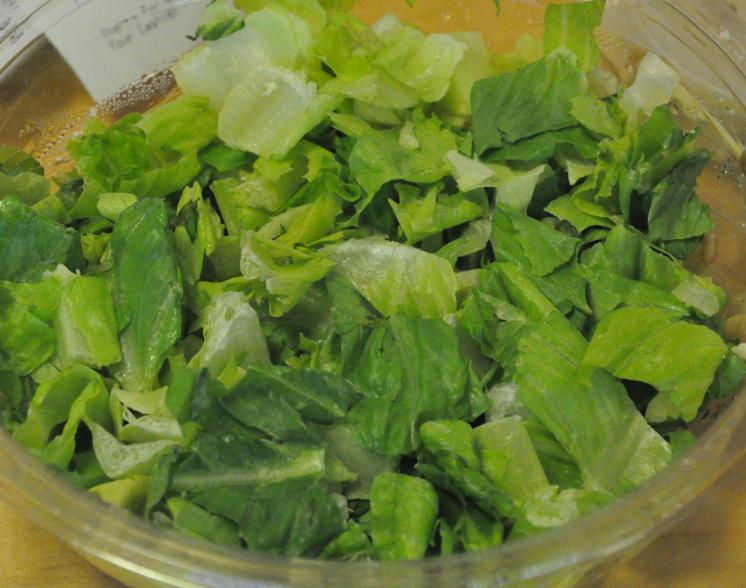
#> input picture datasets/ExampleFoodImageDataset/caesar_salad/crop_caesar1.jpg, 746 x 588 px; its folder holds only this picture in this run
$ jupyter execute --allow-errors assignment_5_part_a_final.ipynb
#> lines starting #> are read from the running program, lines starting #| are printed output that depends on the picture
# To get access to the dataset:
- Clone repo using the command below <br>
- "git clone https://github.com/clemnyan/ENGS_108_Fall_2021.git" <br>
- all datasets are located in the "datasets" folder of the cloned repo

## **Problem 1: Support Vector Machines**
In this problem, you will be building a support vector machines to for both regression and classification tasks.
>
> **Part 1** In this part we will be exploring the *circles* dataset. In this dataset you will have an $X$ array of 2 dimensional samples of the form $(x_1, x_2)$ and a $y$ array of each samples associated label.
>> **(a)** Go through the circles dataset and create a scatterplot of the circles data using the y label of each samples color to designate their respective class.

[cell 1]
#Code and explanation for 1a

#loading data
from matplotlib import pyplot as plt
import numpy as np
import pickle  #check documentation to open pickled file
#> (the rest of this cell did not finish here and is left out)

>> **(b)** Is this dataset linearly seperable? Explain why or why not?

[cell 2]
#Code and explanation for 1b
# no, this data is not linearly separable. Any line separating this plane
# would have at least 1 half plane with both blue and red dots in it
# To show this, we can run a linear SVM and show that it has non-zero error:
import cv2

#train linear svm
svm = cv2.ml.SVM_create()
svm.setType(cv2.ml.SVM_C_SVC)
svm.setKernel(cv2.ml.SVM_LINEAR)
svm.setTermCriteria((cv2.TERM_CRITERIA_COUNT, 100, 1.e-06))
#> (the rest of this cell did not finish here and is left out)

>> **(c)** Can you think of a transformation of the dataset that could make the dataset linearly seperable? If so, define what these transformation function(s) might look like, and if not explain why. *Hint: Think of a higher dimensional space.*

# Code and explanation for 1c
yes, I think this could be separable in a higher dimensional space,
by transforming the features into polar coordinates
r = sqrt(x^2 + y^2)
theta = tan-1(y/x)
For our purposes, we don't actually need theta. We should be able to separate the dataset
by just using the circle x^2+y+2 = R^2

>> **(d)** If you where able to find a transformation in (c), create a suitable graph showing the dataset is linearly seperable in this new feature space.

#> (a cell that did not finish here is left out)

> **Part 2** What we accomplished in Part 1 is known as the kernel trick for SVMs. Now let's focus on how we can use this idea to accomplish non-linear classification on a real world dataset. In this next part and throughout the remainder of the assignment we will be using a food image dataset. These images are RGB images of many pixels.
>> **(a)** You have been given a number of code skeletons throughout the course all of which load and preprocess the data for you. In this excerise tho, we will be doing the data loading manually as it is an important skill to learn. Write some code that will walk through the *ExampleFoodImageDataset* directory structure and build a single large numpy array with all image features flattened into a large vector (Make sure to resize the image to something like (28, 28) or (32, 32), etc.) the first column being a integer id for the class. *Hint: You have been provided with a basic skeleton, study the operations of the code and finish the script.*

[cell 4]
#Code and explanation for 2a
from PIL import Image
import tqdm
import os

dataset_github_path = 'datasets/'
#-- The dimensions of the resized image
RESIZE = (28,28)
#-- A map from integer ids to food categories (strings)
food_map = {
    "sushi": 0,
    "sashimi": 1,
    "pizza": 2,
    "hot_dog": 3,
    "hamburger": 4,
    "greek_salad": 5,
    "french_fries": 6,
    "caprese_salad": 7,
    "caesar_salad": 8
}
#-- The data list that we will be filling in.
data = []
#-- The folder that the food images are in
folder = os.path.join(dataset_github_path, 'ExampleFoodImageDataset')
labels = []

#-- Let's start our for loop (Just using tqdm to give us a pretty progress bar).
for idx, subfold in enumerate(tqdm.tqdm(os.listdir(folder), desc='Processing images', leave=False)):
  if os.path.isdir(os.path.join(folder, subfold)):
    #-- We have found image class folder so let's extract all example data
    food_map[idx] = subfold
    for img_name in os.listdir(os.path.join(folder, subfold)):
      #-- Make sure the file is an image
      if img_name.endswith('.jpg'):
        newImage = np.array(Image.open(os.path.join(folder, subfold,img_name), mode='r'))
#> newImage is the input picture: shape (588, 746, 3); mean R, G, B 106.5, 124, 51.9
        newImage = cv2.resize(newImage, RESIZE)
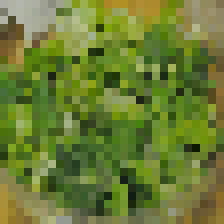
#> newImage: shape (28, 28, 3) (shown 8 times larger); mean R, G, B 106.6, 124.1, 51.7
        flattenedVec = newImage.flatten()
#> flattenedVec = 2352 values, max 190 at index 196, min 0 at index 959, mean 94.12
        data.append(flattenedVec)
        labels.append(food_map[subfold])
#> pass 2 of the loop `for idx, subfold in enumerate(tqdm.tqdm(os.listdir(folder), desc='Proc..`:
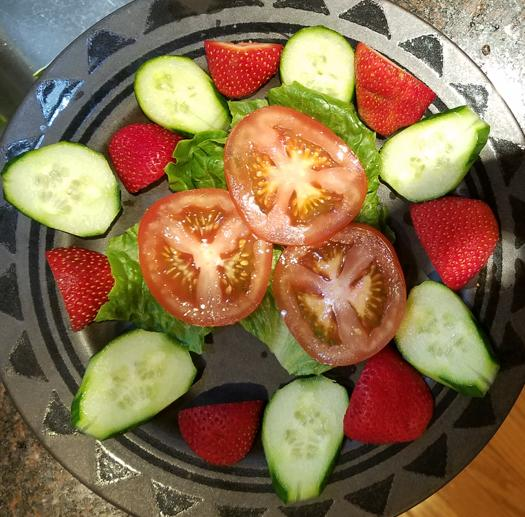
#> input picture datasets/ExampleFoodImageDataset/caprese_salad/crop_caesar7.jpg, 525 x 517 px
#> newImage is the input picture: shape (517, 525, 3); mean R, G, B 136, 110.3, 77.7
#> `newImage = cv2.resize(newImage, RESIZE)`:
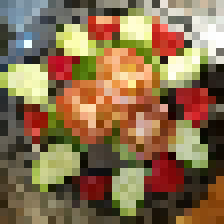
#> newImage: shape (28, 28, 3) (shown 8 times larger); mean R, G, B 136.2, 110.1, 77.6
#> flattenedVec = 2352 values, max 255 at index 216, min 0 at index 1070, mean 108

data = np.array(data)
labels = np.array(labels)

# all data adds the labels as the first column.
# but it doesn't serve any purposes here, as the svm function
# takes the labels and featues as separate arguments
all_data = np.concatenate((labels.reshape(labels.shape[0],-1), data), 1)

>> **(b)** Split your dataset into training and testing sets with an 80/20 split. *Hint: Look at Sklearn's train_test_split function.* Then implement a SVM classifer and report your accuracy on the testing dataset.

#Code and explanation for 2b
the function below splits the dataset into a train and test set and then trains the svm with the specified kernel, and prints/returns the training and test accuracy. I first did this with all of the kernels available in cv2 to see which ones performed best, using the trainAuto function to automatically tune the hyperparameters.

[cell 5]
def SVMWithKernel(data, labels,kernelType):
#> called with data = array of shape (2, 2352), labels = array of shape (2,), kernelType = 'linear'
    msk = np.random.rand(len(data)) < 0.8
#> msk = [True, True]
    train_data = data[msk]
    test_data = data[~msk]
#> test_data = empty array
    train_labels = labels[msk]
#> train_labels = [8, 7]
    test_labels = labels[~msk]
#> test_labels = empty array

    svm = cv2.ml.SVM_create()
    svm.setType(cv2.ml.SVM_C_SVC)
    if (kernelType == "POLY"):
        svm.setKernel(cv2.ml.SVM_POLY)
        svm.setDegree(2)
    elif (kernelType == "SIGMOID"):
        svm.setKernel(cv2.ml.SVM_SIGMOID)
    elif (kernelType == "CHI2"):
        svm.setKernel(cv2.ml.SVM_CHI2)
    elif (kernelType == "INTER"):
        svm.setKernel(cv2.ml.SVM_INTER)
    elif (kernelType == "RBF"):
        svm.setKernel(cv2.ml.SVM_RBF)
    else:
        svm.setKernel(cv2.ml.SVM_LINEAR)
    svm.setTermCriteria((cv2.TERM_CRITERIA_COUNT, 100, 1.e-06))
    svm.trainAuto(np.float32(train_data), cv2.ml.ROW_SAMPLE, (train_labels))
    # calculate training predictions
    _, train_results = svm.predict(np.float32(train_data))
#> train_results = [8, 7]
    train_results = train_results[:,0]

    # calculate train accuracy
    train_errors = np.not_equal(train_results,train_labels)
#> train_errors = [False, False]
    train_accuracy = 1 - sum(train_errors)/len(train_results)
#> train_accuracy = 1
    print(kernelType + " kernel training accuracy: " + str(train_accuracy))
#| linear kernel training accuracy: 1.0

    # calculate testing predictions
    _, test_results = svm.predict(np.float32(test_data))
    test_results = test_results[:,0]

    # calculate test accuracy
    test_errors = np.not_equal(test_results,test_labels)
    test_accuracy = 1 - sum(test_errors)/len(test_results)
    print(kernelType+ " kernel testing accuracy: " + str(test_accuracy))

    performanceDict = {
        "train_accuracy": train_accuracy,
        "test_accuracy": test_accuracy
    }

    return(performanceDict)

#> (the rest of this cell did not finish here and is left out)

as we can see from the results, the top scoring kernels are the INTER (histogram intersection) kernel, and the CHI2 (chi-squared) kernel. This makes intuitive sense, as all other kernels still look at local spatial features in the photograph. On the other hand, histogram intersection and chi-squared kernels rely solely on histograms, and do not rely on spatial features. This means they are independent of translations, rotations, etc, and are purely a function of the shading, texture, overall color scheme, etc. This is beneficial when using a simple model architecture like SVM.

>> **(c)** Choose a 2 hyperparameters to study and experiment with. Can you make an SVM that has better accuracy then just using the defaults?

#Code and explanation for 1c
For this part, I switched to the scikit learn library for training my svm. It did not have the INTER or CHI2 kernels like cv2, so I went with the next best performing kernel:  the rbf kernel. I then exhaustively searched a 2-d parameter space using the value of C (regularization parameter) and gamma (the dispersion of the gaussian kernel) as my hyperparameters.

[cell 6]
# The data is again split into train and test parts
msk = np.random.rand(len(data)) < 0.8
#> msk = [True, True]
train_data = data[msk]
test_data = data[~msk]
#> test_data = empty array
train_labels = labels[msk]
#> train_labels = [8, 7]
test_labels = labels[~msk]
#> test_labels = empty array

[cell 7]
# just to mix things up and broaden my python ml knowledge,
# I'm going to use the scikit learn package for training the svm this time
from sklearn import svm
accuracies = []


cVec =  [.1,1,3,5,8,10,14,20,30]
gVec =  [.000000005,.00000001,.00000004,.00000007,.0000001,.00000015]

#> (the rest of this cell did not finish here and is left out)

[cell 8]
X,Y = np.meshgrid( gVec,cVec)
fig = plt.figure()
#> (the rest of this cell did not finish here and is left out)

I performed a grid search over the parameters gamma and C, and it appears that the performance suffers significantly if gamma and C are set too low. It appears that the highest accuracy occurs when gamma is roughly .00000003, and C is roughly 10. This yields a test accuracy of 51%. below is a run of the svm with a default rbf kernel. It shows that the default value yields a test accuracy of only 43%. Which means my "optimization" outperformed the default parameters.

[cell 9]
clf = svm.SVC(kernel='rbf')
clf.fit(train_data, train_labels)

train_results = clf.predict(np.float32(train_data))
#> train_results = [8, 7]
# calculate train accuracy
train_errors = np.not_equal(train_results,train_labels)
#> train_errors = [False, False]
train_accuracy = 1 - sum(train_errors)/len(train_results)
#> train_accuracy = 1
print( "rbf kernel training accuracy: " + str(train_accuracy))
#| rbf kernel training accuracy: 1.0

# calculate testing predictions
#> (the rest of this cell did not finish here and is left out)
